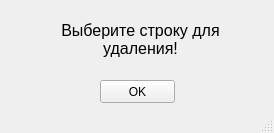
<?xml version="1.0" encoding="UTF-8"?>
<ui version="4.0">
 <class>MainWindow</class>
 <widget class="QMainWindow" name="MainWindow">
  <property name="geometry">
   <rect>
    <x>0</x>
    <y>0</y>
    <width>274</width>
    <height>133</height>
   </rect>
  </property>
  <property name="windowTitle">
   <string>Ошибка</string>
  </property>
  <property name="windowIcon">
   <iconset>
    <normaloff>../../../../../307313.png</normaloff>../../../../../307313.png</iconset>
  </property>
  <widget class="QWidget" name="centralwidget">
   <widget class="QPushButton" name="Ok_Button">
    <property name="geometry">
     <rect>
      <x>100</x>
      <y>80</y>
      <width>75</width>
      <height>23</height>
     </rect>
    </property>
    <property name="text">
     <string>OK</string>
    </property>
   </widget>
   <widget class="QLabel" name="label">
    <property name="geometry">
     <rect>
      <x>60</x>
      <y>9</y>
      <width>161</width>
      <height>61</height>
     </rect>
    </property>
    <property name="font">
     <font>
      <pointsize>12</pointsize>
     </font>
    </property>
    <property name="text">
     <string>Выберите строку для удаления!</string>
    </property>
    <property name="alignment">
     <set>Qt::AlignCenter</set>
    </property>
    <property name="wordWrap">
     <bool>true</bool>
    </property>
   </widget>
  </widget>
  <widget class="QMenuBar" name="menubar">
   <property name="geometry">
    <rect>
     <x>0</x>
     <y>0</y>
     <width>274</width>
     <height>21</height>
    </rect>
   </property>
  </widget>
  <widget class="QStatusBar" name="statusbar"/>
 </widget>
 <resources/>
 <connections/>
</ui>
